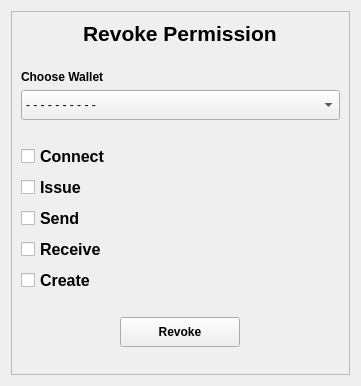
<?xml version="1.0" encoding="UTF-8"?>
<ui version="4.0">
 <class>Form</class>
 <widget class="QWidget" name="Form">
  <property name="geometry">
   <rect>
    <x>0</x>
    <y>0</y>
    <width>361</width>
    <height>386</height>
   </rect>
  </property>
  <property name="minimumSize">
   <size>
    <width>330</width>
    <height>360</height>
   </size>
  </property>
  <property name="windowTitle">
   <string>Form</string>
  </property>
  <layout class="QGridLayout" name="gridLayout">
   <item row="0" column="0">
    <widget class="QFrame" name="frame">
     <property name="font">
      <font>
       <kerning>true</kerning>
      </font>
     </property>
     <property name="frameShape">
      <enum>QFrame::StyledPanel</enum>
     </property>
     <property name="frameShadow">
      <enum>QFrame::Raised</enum>
     </property>
     <layout class="QGridLayout" name="gridLayout_2">
      <item row="3" column="0">
       <widget class="QComboBox" name="addr_cbox">
        <property name="minimumSize">
         <size>
          <width>300</width>
          <height>30</height>
         </size>
        </property>
        <item>
         <property name="text">
          <string>- - - - - - - - - -</string>
         </property>
        </item>
       </widget>
      </item>
      <item row="0" column="0" alignment="Qt::AlignHCenter">
       <widget class="QLabel" name="label">
        <property name="text">
         <string>&lt;html&gt;&lt;head/&gt;&lt;body&gt;&lt;p&gt;&lt;span style=&quot; font-size:16pt; font-weight:600;&quot;&gt;Revoke Permission&lt;/span&gt;&lt;/p&gt;&lt;/body&gt;&lt;/html&gt;</string>
        </property>
       </widget>
      </item>
      <item row="6" column="0">
       <widget class="QCheckBox" name="issue_ch">
        <property name="font">
         <font>
          <pointsize>12</pointsize>
          <weight>75</weight>
          <bold>true</bold>
         </font>
        </property>
        <property name="text">
         <string>Issue</string>
        </property>
       </widget>
      </item>
      <item row="13" column="0">
       <spacer name="verticalSpacer_4">
        <property name="orientation">
         <enum>Qt::Vertical</enum>
        </property>
        <property name="sizeHint" stdset="0">
         <size>
          <width>20</width>
          <height>40</height>
         </size>
        </property>
       </spacer>
      </item>
      <item row="9" column="0">
       <widget class="QCheckBox" name="create_ch">
        <property name="font">
         <font>
          <pointsize>12</pointsize>
          <weight>75</weight>
          <bold>true</bold>
         </font>
        </property>
        <property name="text">
         <string>Create</string>
        </property>
       </widget>
      </item>
      <item row="8" column="0">
       <widget class="QCheckBox" name="receive_ch">
        <property name="font">
         <font>
          <pointsize>12</pointsize>
          <weight>75</weight>
          <bold>true</bold>
         </font>
        </property>
        <property name="text">
         <string>Receive</string>
        </property>
       </widget>
      </item>
      <item row="7" column="0">
       <widget class="QCheckBox" name="send_ch">
        <property name="font">
         <font>
          <pointsize>12</pointsize>
          <weight>75</weight>
          <bold>true</bold>
         </font>
        </property>
        <property name="text">
         <string>Send</string>
        </property>
       </widget>
      </item>
      <item row="11" column="0">
       <spacer name="verticalSpacer_3">
        <property name="orientation">
         <enum>Qt::Vertical</enum>
        </property>
        <property name="sizeHint" stdset="0">
         <size>
          <width>20</width>
          <height>40</height>
         </size>
        </property>
       </spacer>
      </item>
      <item row="1" column="0">
       <spacer name="verticalSpacer">
        <property name="orientation">
         <enum>Qt::Vertical</enum>
        </property>
        <property name="sizeHint" stdset="0">
         <size>
          <width>20</width>
          <height>40</height>
         </size>
        </property>
       </spacer>
      </item>
      <item row="12" column="0" alignment="Qt::AlignHCenter">
       <widget class="QPushButton" name="revoke_btn">
        <property name="minimumSize">
         <size>
          <width>120</width>
          <height>30</height>
         </size>
        </property>
        <property name="font">
         <font>
          <weight>75</weight>
          <bold>true</bold>
         </font>
        </property>
        <property name="text">
         <string>Revoke</string>
        </property>
       </widget>
      </item>
      <item row="4" column="0">
       <spacer name="verticalSpacer_2">
        <property name="orientation">
         <enum>Qt::Vertical</enum>
        </property>
        <property name="sizeHint" stdset="0">
         <size>
          <width>20</width>
          <height>40</height>
         </size>
        </property>
       </spacer>
      </item>
      <item row="5" column="0">
       <widget class="QCheckBox" name="connect_ch">
        <property name="font">
         <font>
          <pointsize>12</pointsize>
          <weight>75</weight>
          <bold>true</bold>
         </font>
        </property>
        <property name="text">
         <string>Connect</string>
        </property>
       </widget>
      </item>
      <item row="2" column="0">
       <widget class="QLabel" name="addr_lbl">
        <property name="font">
         <font>
          <weight>75</weight>
          <bold>true</bold>
         </font>
        </property>
        <property name="text">
         <string>Choose Wallet</string>
        </property>
       </widget>
      </item>
     </layout>
    </widget>
   </item>
  </layout>
 </widget>
 <resources/>
 <connections/>
</ui>
